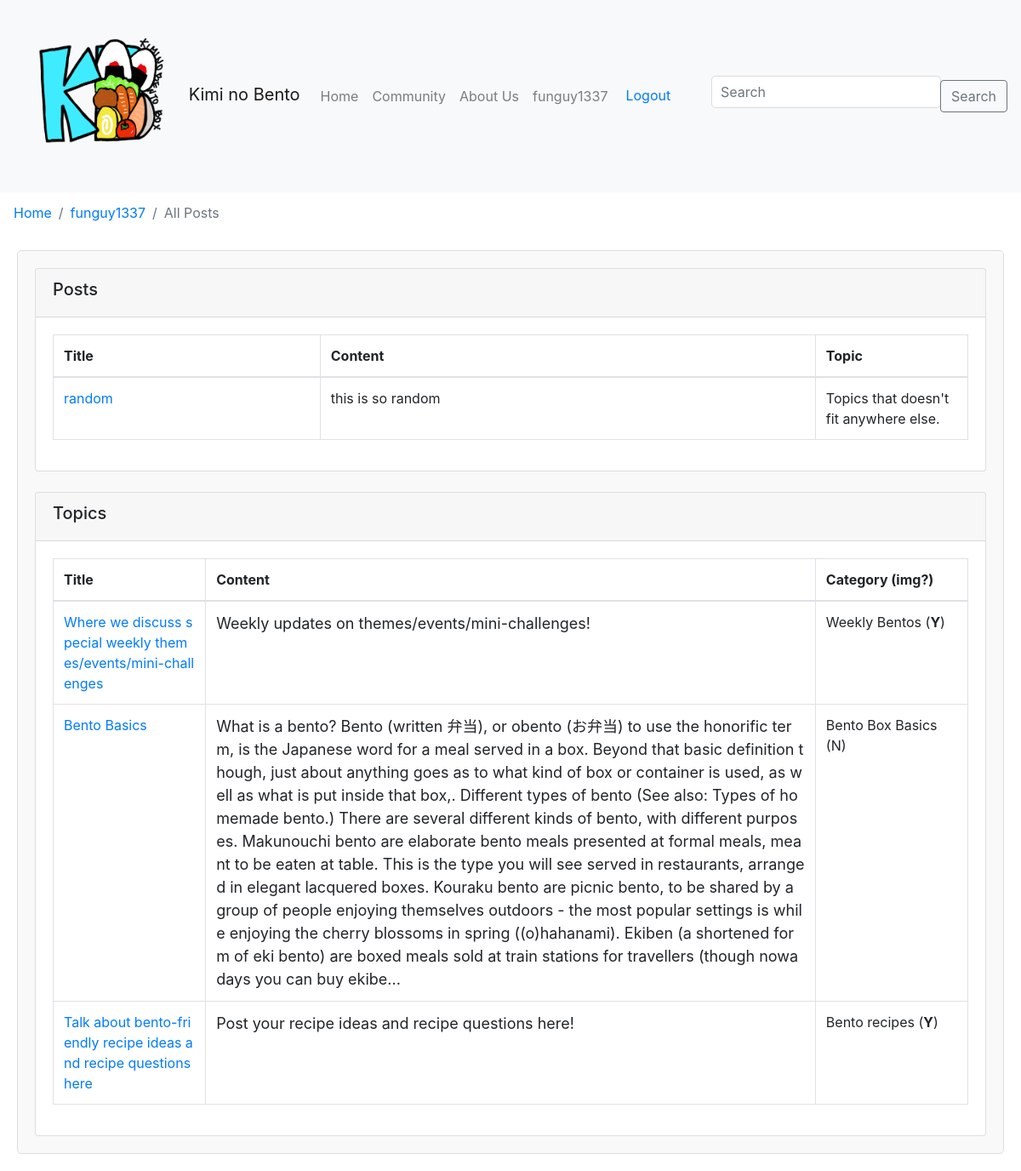
/user/view_all_posts.php (signed in), run on the app's committed database.
### tables this page shows
CREATE TABLE `posts` (
  `post_id` int(11) NOT NULL,
  `topic_id` int(11) DEFAULT NULL,
  `author_id` int(11) DEFAULT NULL,
  `title` text NOT NULL,
  `content` text NOT NULL,
  `date_created` timestamp NOT NULL DEFAULT current_timestamp()
);

CREATE TABLE `topics` (
  `topic_id` int(11) NOT NULL,
  `category_id` int(11) DEFAULT NULL,
  `title` varchar(255) NOT NULL,
  `topic_content` text NOT NULL,
  `topic_starter_id` int(11) DEFAULT NULL,
  `img_url` text DEFAULT NULL,
  `date_created` timestamp NOT NULL DEFAULT current_timestamp(),
  `reply_count` int(11) DEFAULT 0
);

CREATE TABLE `categories` (
  `category_id` int(11) NOT NULL,
  `name` varchar(255) NOT NULL,
  `date_created` timestamp NOT NULL DEFAULT current_timestamp() ON UPDATE current_timestamp()
);

### classes/database.classes.php (called while the page is built)
<?php
class Database
{
    protected function connection()
    {
        $dsn = 'mysql:host=localhost;dbname=knb_database;charset=utf8';
        $user = 'cms_user';
        $pass = 'youllnevergeussthispassworditslong';
        try {
            $db = new PDO($dsn, $user, $pass);
            $db->setAttribute(PDO::ATTR_ERRMODE, PDO::ERRMODE_EXCEPTION);
            return $db;
        } catch (PDOException $e) {
            throw new Exception("Error connecting to the database: " . $e->getMessage());
        }
    }
}

### classes/profileinfo.classes.php (called while the page is built, shortened)
<?php
class ProfileInfo extends Database
{
    protected function getUserTopics($user_id)
    {
        try {
            $stmt = $this->connection()->prepare('SELECT topic_id, title, topic_content, category_id, img_url FROM topics WHERE topic_starter_id = ?');
            $stmt->bindValue(1, $user_id, PDO::PARAM_INT);
            $stmt->execute();
            $topics = $stmt->fetchAll(PDO::FETCH_ASSOC);
            return $topics;
        } catch (PDOException $e) {
            header("Location: ../index.php");
            exit();
        }
    }
    protected function getUserPosts($user_id)
    {
        try {
            $stmt = $this->connection()->prepare('SELECT post_id, title, content FROM posts WHERE author_id = ?');
            $stmt->bindValue(1, $user_id, PDO::PARAM_INT);
            $stmt->execute();
            $posts = $stmt->fetchAll(PDO::FETCH_ASSOC);
            return $posts;
        } catch (PDOException $e) {
            header("Location: ../index.php");
            exit();
        }
    }
    public function getCurrentTopicCategory($topic_id)
    {
        try {
            $stmt = $this->connection()->prepare('SELECT c.name FROM categories c INNER JOIN topics t ON c.category_id = t.category_id WHERE t.topic_id = ?');
            $stmt->execute([$topic_id]);
            $category = $stmt->fetch(PDO::FETCH_ASSOC);
            return $category['name'];
        } catch (PDOException $e) {
            header("Location: ../index.php");
            exit();
        }
    }
    public function getCurrentPostTopic($post_id)
    {
        try {
            $stmt = $this->connection()->prepare('SELECT t.title FROM topics t INNER JOIN posts p ON t.topic_id = p.topic_id WHERE p.post_id = ?');
            $stmt->execute([$post_id]);
            $topic = $stmt->fetch(PDO::FETCH_ASSOC);
            return $topic['title'];
        } catch (PDOException $e) {
            header("Location: ../index.php");
            exit();
        }
    }
}

### classes/profileInfo-view.classes.php (called while the page is built, shortened)
<?php
class ProfileInfoView extends ProfileInfo
{
    public function fetchCurrentCategoryTopic($topic_id)
    {
        $categoryTopic = $this->getCurrentTopicCategory($topic_id);
        return $categoryTopic;
    }
    public function fetchCurrentPostTopic($post_id)
    {
        $postTopic = $this->getCurrentPostTopic($post_id);
        return $postTopic;
    }
    public function fetchTopics($user_id)
    {
        $topics = $this->getUserTopics($user_id);
        return $topics;
    }
    public function fetchPosts($user_id)
    {
        $posts = $this->getUserPosts($user_id);
        return $posts;
    }
}

### user/view_all_posts.php (the view, shortened to what this page needs)
<?php
include('../inc/header.inc.php');
include('../classes/database.classes.php');
include('../classes/profileinfo.classes.php');
include('../classes/profileinfo-view.classes.php');
$profileInfo = new ProfileInfoView();
?>
<nav aria-label="breadcrumb">
    <ol class="breadcrumb">
        <li class="breadcrumb-item"><a href="../index.php">Home</a></li>
        <li class="breadcrumb-item"><a href="account.php"><?php echo $_SESSION["username"] ?></a></li>
        <li class="breadcrumb-item active" aria-current="page">All Posts</li>
    </ol>
</nav>
<div class="user-post-container ">
    <div class="card">
        <div class="card-header">
            <h5>Posts</h5>
        </div>
        <div class="card-body">
            <div class="table-responsive">
                <table class="table table-bordered">
                    <thead>
                        <tr>
                            <th>Title</th>
                            <th>Content</th>
                            <th>Topic</th>
                        </tr>
                    </thead>
                    <tbody>
                        <?php
                        $posts = $profileInfo->fetchPosts($_SESSION["user_id"]);
                        foreach ($posts as $post) :
                            $postTopic = $profileInfo->fetchCurrentPostTopic($post["post_id"]);
                        ?>
                            <tr>
                                <td><a href="user_edit.php?post_id=<?php echo $post["post_id"]; ?>"><?php echo strip_tags(htmlspecialchars_decode($post["title"])); ?></a></td>
                                <td><?php echo strlen($post["content"]) > 100 ? substr(strip_tags(htmlspecialchars_decode($post["content"])), 0, 1000) . '...' : strip_tags(htmlspecialchars_decode($post["content"])) ?></td>
                                <td class="col-2"><?php echo strip_tags(htmlspecialchars_decode($postTopic)); ?></td>
                            </tr>
                        <?php endforeach; ?>
                    </tbody>
                </table>
            </div>
        </div>
    </div>
    <div class="card mt-4">
        <div class="card-header">
            <h5>Topics</h5>
        </div>
        <div class="card-body">
            <div class="table-responsive">
                <table class="table table-bordered">
                    <thead>
                        <tr>
                            <th>Title</th>
                            <th>Content</th>
                            <th>Category (img?) </th>
                        </tr>
                    </thead>
                    <tbody>
                        <?php
                        $topics = $profileInfo->fetchTopics($_SESSION["user_id"]);
                        foreach ($topics as $topic) :
                            $category = $profileInfo->fetchCurrentCategoryTopic($topic["topic_id"]);
                        ?>
                            <tr>
                                <td class="col-2"><a href="user_edit.php?topic_id=<?php echo $topic["topic_id"]; ?>"><?php echo strip_tags(htmlspecialchars_decode($topic["title"])); ?></a></td>
                                <td class="col-8"><?php echo  strlen($topic['topic_content']) > 1000 ? substr(strip_tags(htmlspecialchars_decode($topic['topic_content'])), 0, 1000) . '...' : strip_tags(htmlspecialchars_decode($topic['topic_content'])) ?></td>
                                <td class="col-2"><?php echo strip_tags(htmlspecialchars_decode($category)) . " (" . ($topic["img_url"] ? '<strong>Y</strong>' : 'N') . ")"; ?></td>
                            </tr>
                        <?php endforeach; ?>
                    </tbody>
                </table>
            </div>
        </div>
    </div>
</div>

### CSS/styles.css (style rules this page uses)
.breadcrumb { background-color: transparent; }
.col-8 { font-size: 18px; padding: 10px; border-right: 1px solid #010101; }
.user-post-container { margin: 20px; padding: 20px; background-color: #f9f9f9; border: 1px solid #ddd; border-radius: 5px; }
.table-responsive { overflow-x: auto; max-width: 100%; }
table { table-layout: auto; width: 10px; }
td { word-break: break-all; }

### data on the page
posts: title "random", content "this is so random", post_id.title "Topics that doesn't fit anywhere else."
topics: title "Where we discuss special weekly themes/events/mini-challenges", topic_content "Weekly updates on themes/events/mini-challenges!", topic_id.name "Weekly Bentos", shows "Y"
topics: title "Bento Basics", topic_content "What is a bento? Bento (written 弁当), or obento (お弁当) to use the honorific term, is the Japanese word for a meal served in a box. Beyond that basic definition though, just about anything goes as to what kind of box or container is used, as well as what is put inside that box,. Different types of bento (See also: Types of homemade bento.) There are several different kinds of bento, with different purposes. Makunouchi bento are elaborate bento meals presented at formal meals, meant to be eaten at table. This is the type you will see served in restaurants, arranged in elegant lacquered boxes. Kouraku bento are picnic bento, to be shared by a group of people enjoying themselves outdoors - the…", topic_id.name "Bento Box Basics", shows "N"
topics: title "Talk about bento-friendly recipe ideas and recipe questions here", topic_content "Post your recipe ideas and recipe questions here!", topic_id.name "Bento recipes", shows "Y"

### other printed values
$_SESSION['username'] "funguy1337"
$_SESSION["username"] "funguy1337"
